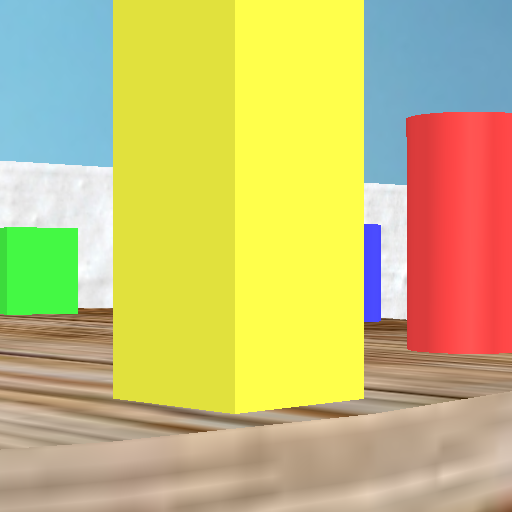
%> input picture Projet_2018/robotic/codes/Robotics-master/test5.png, 512 x 512 px
$ octave hist.m   (GNU Octave 9; MATLAB toolbox functions it lacks are replaced by stand-ins)
%> lines starting %> are read from the running program, lines starting %| are printed output that depends on the picture
im1 = imread('imgs\2\test5.png');
%> im1 is the input picture: size 512x512x3 uint8; mean R, G, B 200.8, 190.8, 117.3
pic1 = imread('pictures\trashcan.png');
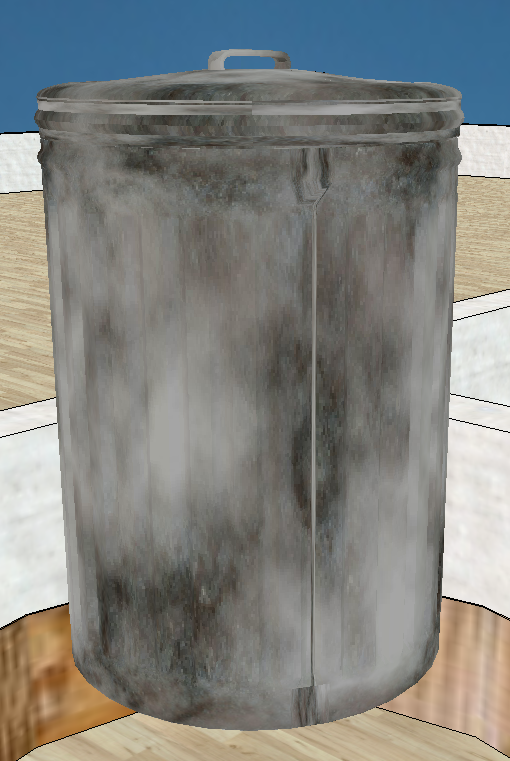
%> input picture Projet_2018/robotic/codes/Robotics-master/pictures/trashcan.png, 510 x 761 px
%> pic1 is the input picture: size 761x510x3 uint8; mean R, G, B 130.8, 132.1, 128.4
lab_im1 = rgb2lab(im1);
%> lab_im1: size 512x512x3 double; mean of channels 1, 2, 3 77.9, -3.1, 37
lab_pic1 = rgb2lab(pic1);
%> lab_pic1: size 761x510x3 double; mean of channels 1, 2, 3 54.7, -0.2, 2
[im1_L_counts,im1_L_binLocations] = imhist(lab_im1(:,:,1));
%> im1_L_counts = 256 values from 0 to 262144; im1_L_binLocations = 256 values from 0 to 1
[im1_a_counts,im1_a_binLocations] = imhist(lab_im1(:,:,2));
%> im1_a_counts = 256 values, max 155934 at index 1, min 0 at index 2, mean 1024; im1_a_binLocations = 256 values from 0 to 1
[im1_b_counts,im1_b_binLocations] = imhist(lab_im1(:,:,3));
%> im1_b_counts = 256 values, max 208031 at index 256, min 0 at index 3, mean 1024; im1_b_binLocations = 256 values from 0 to 1
figure;
subplot(131);
stem(im1_L_binLocations,im1_L_counts);
subplot(132);
stem(im1_a_binLocations,im1_a_counts);
subplot(133);
stem(im1_b_binLocations,im1_b_counts);
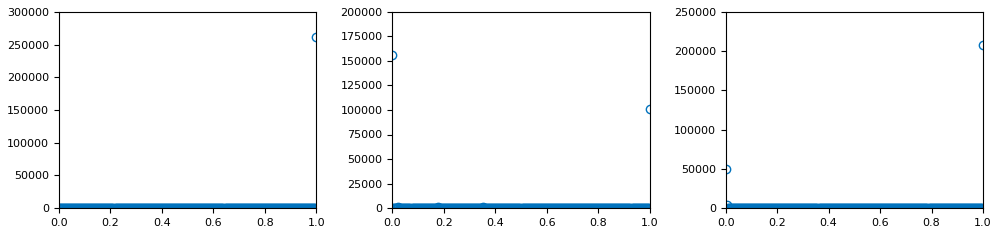
%> figure redrawn from the program's plot data, 3 panels; panel 1: highest point at x = 1, y = 262144; panel 2: highest point at x = 0, y = 155934; panel 3: highest point at x = 1, y = 208031
